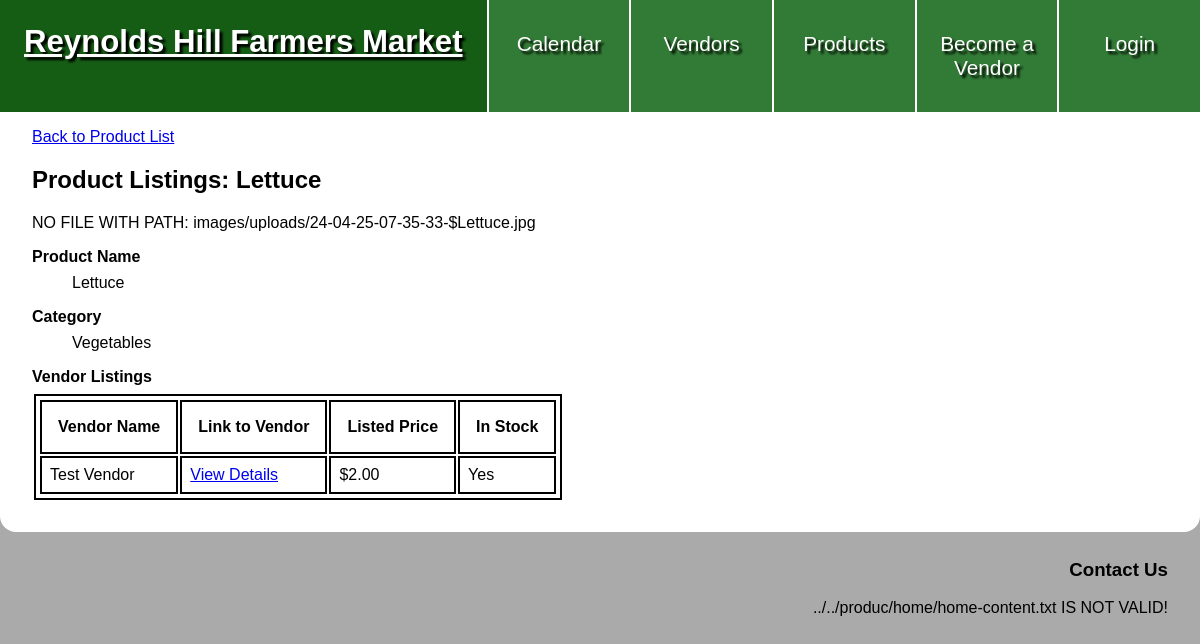
Page /products/show.php?id=3 on the earlier database version.
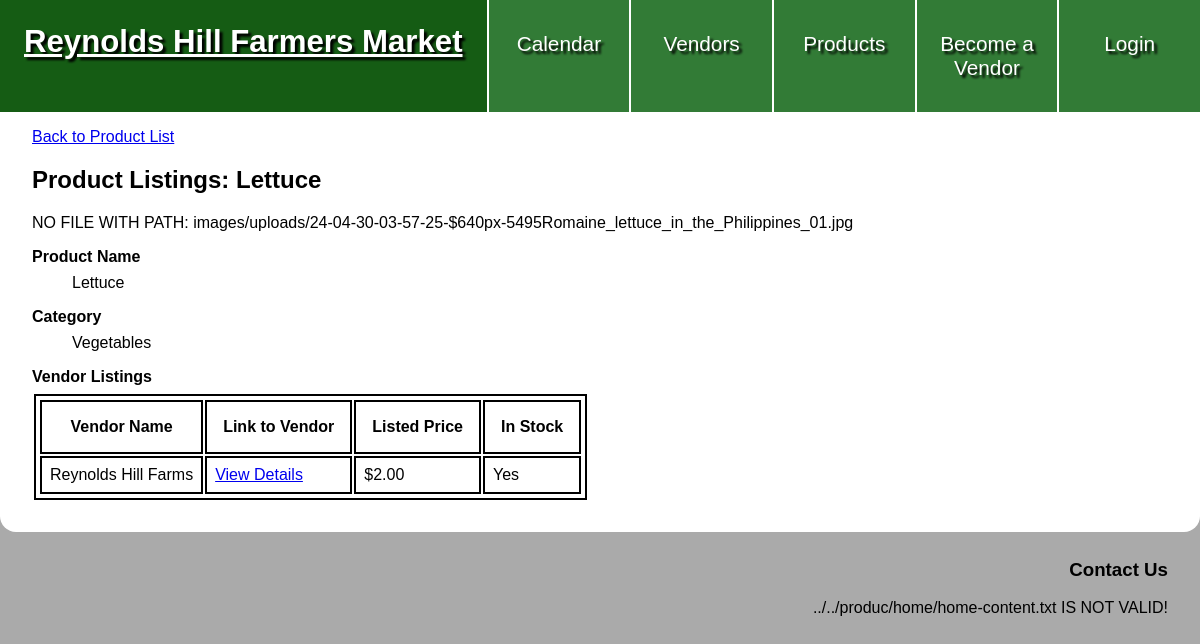
Same page on the later database version.
### tables this page shows
CREATE TABLE `images` (
  `image_id` int NOT NULL,
  `im_user_id` int NOT NULL,
  `content` varchar(255) NOT NULL,
  `upload_date` datetime NOT NULL DEFAULT CURRENT_TIMESTAMP,
  `alt_text` text,
  `im_vendor_id` int DEFAULT NULL,
  `im_product_id` int DEFAULT NULL,
  `image_purpose` varchar(255) DEFAULT NULL
);

CREATE TABLE `vendor_inventory` (
  `inventory_id` int NOT NULL,
  `inv_vendor_id` int NOT NULL,
  `inv_product_id` int NOT NULL,
  `listing_price` decimal(10,2) DEFAULT NULL,
  `in_stock` tinyint(1) NOT NULL
);

CREATE TABLE `vendors` (
  `vendor_id` int NOT NULL,
  `vd_user_id` int DEFAULT NULL,
  `vendor_display_name` varchar(50) NOT NULL,
  `vendor_desc` text NOT NULL,
  `address` varchar(255) NOT NULL,
  `city` varchar(255) NOT NULL,
  `vd_state_id` int NOT NULL,
  `zip` int NOT NULL,
  `is_pending` tinyint(1) NOT NULL
);

### private/functions.php (called while the page is built, shortened)
<?php
function url_for($script_path) {
  if($script_path[0] != '/') {
    $script_path = "/" . $script_path;
  }
  return WWW_ROOT . $script_path;
}
function path_to_public() {
  $current_location = $_SERVER['REQUEST_URI'];
  $path_here_from_public = substr(strstr($current_location, '/public/'), 8);
  $num_folders = substr_count($path_here_from_public, '/');
  $path_back_to_public = '';
  $counter = 0;
  return $path_back_to_public;
}
function h($string="") {
  return htmlspecialchars($string);
}
?>

### private/classes/Product.class.php (called while the page is built, shortened)
<?php
class Product extends DatabaseObject {
  public $product_id;
  public $inventory_listings = [];
  static public function find_by_id($product_id) {
    $sql = "SELECT p.product_id, p.prd_category_id, c.category_name, p.product_name ";
    $sql .= "FROM products p, product_categories c ";
    $sql .= "WHERE p.prd_category_id = c.category_id ";
    $sql .= "AND p.product_id = '" . $product_id . "';";
    $result = static::find_by_sql($sql);
    if($result){
      return $result[0];
    } else {
      return false;
    }
  }
  public function populate_listings(){
    $this->inventory_listings = VendorInventory::find_by_product($this->product_id);
  }
  public function filter_listings_by_date($given_date){
    $unfiltered_listings = $this->inventory_listings;
    $filtered_listings = VendorInventory::filter_vendors_by_date($unfiltered_listings, $given_date);
    $this->inventory_listings = $filtered_listings;
  }
}
?>

### private/classes/DatabaseObject.class.php (called while the page is built, shortened)
<?php
class DatabaseObject {
  static protected $database;
  static public function set_database($database) {
    self::$database = $database;
  }
  static public function find_by_sql($sql) {
    $result = self::$database->query($sql);
    $object_array = [];
    while($record = $result->fetch_assoc()) {
      $object_array[] = static::instantiate($record);
    }
    if(count($object_array) > 0){
      return $object_array;
    } else {
      return false;
    }
  }
  static protected function instantiate($record) {
    $object = new static;
    foreach($record as $property => $value) {
      if(property_exists($object, $property)) {
        $object->$property = $value;
      }
    }
    return $object;
  }
}
?>

### private/classes/Vendor.class.php (called while the page is built, shortened)
<?php
class Vendor extends DatabaseObject
{
  static protected $table_name = 'vendors';
  static public function find_by_id($vendor_id)
  {
    $sql = "SELECT * ";
    $sql .= "FROM " . static::$table_name . " ";
    $sql .= "WHERE vendor_id = " . $vendor_id . ";";
    $result = static::find_by_sql($sql);
    if ($result) {
      return $result[0];
    } else {
      return false;
    }
  }
}

### public/products/show.php (the view, shortened to what the changed rows need)
<?php
$product_id = h($_GET['id']);
$product = Product::find_by_id($product_id);
$next_market_day = CalendarDate::get_next_market_day();
$product->populate_listings();
if ($next_market_day) {
  $product->filter_listings_by_date($next_market_day);
}
$product_images = Image::find_by_product($product_id);
if ($product_images) {
  $images_sorted_by_product_id = Image::sort_images_by_product_id($product_images);
  $selected_images_by_product_id = Image::randomly_select_image_per_product($images_sorted_by_product_id, 3);
  $selected_images =  $selected_images_by_product_id[$product_id];
}
?>
<?php include(SHARED_PATH . '/public_header.php'); ?>
<main class="show">
  <a href="<?php echo url_for('products.php') ?>">Back to Product List</a>
  <h2>Product Listings: <?php echo $product->product_name; ?></h2>
  <?php
  if (isset($selected_images)) {
    foreach ($selected_images as $image) {
      $image->print_image(400, 400);
    }
  }
  ?>
  <dl>
    <?php
    if ($product->inventory_listings) {
      VendorInventory::create_vendor_table($product->inventory_listings);
    } else {
      echo "We couldn't find any vendors listed as carrying " . $product->product_name . " on the next market day: " . $next_market_day->date . ".";
    }
    ?>
  </dl>
</main>
<?php include(SHARED_PATH . '/public_footer.php'); ?>

### private/classes/Image.class.php (shortened to what the changed rows need)
<?php
class Image extends DatabaseObject {
  static protected $table_name = 'images';
  public $content;
  static public $public_image_path = 'images/uploads/';
  static public function find_by_product($product_id) {
    $sql = "SELECT * FROM " . static::$table_name . " ";
    $sql .= "WHERE im_product_id = '" . $product_id . "';";
    return static::find_by_sql($sql);
  }
  public function print_image($max_width, $max_height, $grow=true) {
    if(!file_exists(path_to_public() . Image::$public_image_path . $this->content)) {
      echo "NO FILE WITH PATH: " . path_to_public() . Image::$public_image_path . $this->content;
      return false;}
  }
  static public function sort_images_by_product_id($image_array) {
    $images_sorted_by_product_id = [];
    foreach($image_array as $image) {
      $images_sorted_by_product_id[$image->im_product_id][] = $image;
    }
    return $images_sorted_by_product_id;
  }
  static public function randomly_select_image_per_product($images_sorted_by_product_id, $image_count_per=1) {
    $unsorted_assoc = $images_sorted_by_product_id;
    $selected_images_by_product_id = [];
    if($image_count_per <= 1) {
      foreach($unsorted_assoc as $product_id => $images) {
        if(count($images) == 1) {
          $selected_images_by_product_id[$product_id] = $images[0];
        }
        else {
          $selected_index = random_int(0, count($images)-1);
          $selected_images_by_product_id[$product_id] = $images[$selected_index];
        }
      }
      return $selected_images_by_product_id;
    }
    else {
      foreach($unsorted_assoc as $product_id => $images) {
        if(count($images) <= $image_count_per) {
          $selected_images_by_product_id[$product_id] = $images;
        }
      }
      return $selected_images_by_product_id;
    }
  }
}

### private/classes/VendorInventory.class.php (shortened to what the changed rows need)
<?php
class VendorInventory extends DatabaseObject {
  static protected $table_name = 'vendor_inventory';
  public $inv_vendor_id;
  public function populate_vendor(){
    $this->vendor = Vendor::find_by_id($this->inv_vendor_id);
  }
  static public function find_by_product($product_id) {
    $sql = "SELECT * FROM " . static::$table_name . " ";
    $sql .= "WHERE inv_product_id = '" . $product_id . "';";
    $obj_array = static::find_by_sql($sql);
    if(!empty($obj_array)) {
      foreach($obj_array as $vendorInventory){
        $vendorInventory->populate_vendor();
      }
      return $obj_array;
    } else {
      return false;
    }
  }
  static public function create_vendor_table($vendor_list){
    echo "<table>";
    echo "<tr>";
    echo "<th>Vendor Name</th>";
    echo "<th>Link to Vendor</th>";
    echo "<th>Listed Price</th>";
    echo "<th>In Stock</th>";
    echo "</tr>";
    foreach($vendor_list as $inventory_listing){
      echo "<tr>";
        echo "<td>" . $inventory_listing->vendor->vendor_display_name . "</td>";
        echo '<td><a href="' . url_for('/vendors/show.php?id=' . $inventory_listing->vendor->vendor_id) . '">View Details</a></td>';
        echo "<td>$" . $inventory_listing->listing_price . "</td>";
        echo "<td>" . ($inventory_listing->in_stock ? "Yes" : "No") . "</td>";
        echo "</tr>";
    }
    echo "</table>";
  }
}
?>

Differences in the rows shown:
removed images: content "24-04-25-07-35-33-$Lettuce.jpg"
added images: content "24-04-30-03-57-25-$640px-5495Romaine_lettuce_in_the_Philippines_01.jpg"
changed through a linked row, vendor_inventory: inv_vendor.vendor_display_name "Test Vendor" → "Reynolds Hill Farms"
